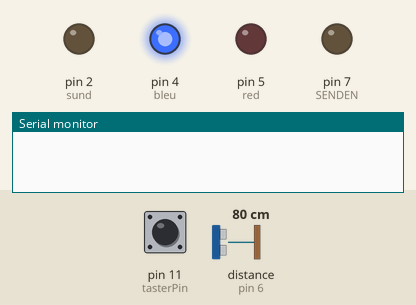
Recording of a sketch running on a simulated Arduino Uno, built with avr-gcc and run on an emulated ATmega328P. Shown: output pins drawn as LEDs (lit = HIGH), the last lines printed to the serial monitor. The inputs (shaded band) are chosen by the test bench; at power-on: distance to the obstacle (sensor on pin 6) 80 cm, pin 11 (tasterPin) LOW. The echo pulse lasts 58.3 µs per cm.

Above: at 0.1 s.
At 1.2 s:
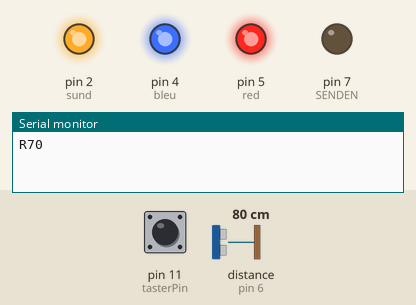
1.3 s: distance to the obstacle (sensor on pin 6) set to 65 cm
At 2.0 s:
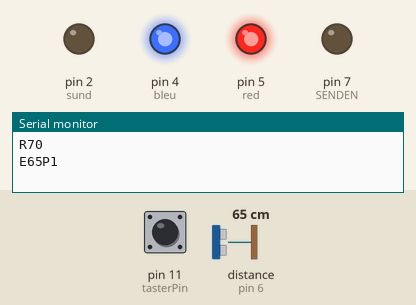
Timing chart, 0 to 4.3 s (numbered marks = the images above; inputs shaded):
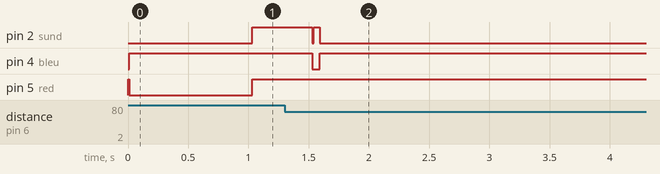

The sketch:

detection.ino
```cpp
int SENDEN=7;
int ECHO=6;
int sund=2;
int person=0;
int summe=0;
int bleu=4;
int tasterPin = 11;
int personenentfernung=0;
int wand=0;
int range=80;
int red=5;
int one=1;
void setup() {
  Serial.begin(9600);
  pinMode(sund, OUTPUT);
  pinMode(SENDEN, OUTPUT);
  pinMode(red, OUTPUT);
  pinMode(bleu, OUTPUT);
  pinMode(ECHO, INPUT);
  pinMode(tasterPin, INPUT);

}
void loop() {
  digitalWrite(red,HIGH);
  long Entfernung = 0;
  digitalWrite(SENDEN, LOW);
  delay(5);
  digitalWrite(SENDEN, HIGH);
  delayMicroseconds(10);
  digitalWrite(SENDEN, LOW);
  long Zeit = pulseIn(ECHO, HIGH);
  Entfernung = (Zeit / 2) * 0.03432;
  if (digitalRead(tasterPin)==HIGH or one==1){
    digitalWrite(red,LOW);
    digitalWrite(bleu,HIGH);
    long summe=0;
    for (int i = 0; i < 100; i++){
      long Entfernung = 0;
      digitalWrite(SENDEN, LOW);
      delay(5);
      digitalWrite(SENDEN, HIGH);
      delayMicroseconds(10);
      digitalWrite(SENDEN, LOW);
      long Zeit = pulseIn(ECHO, HIGH);
      Entfernung = (Zeit / 2) * 0.03432;
      summe+=Entfernung;
    }
    wand=summe/100;
    wand-=10;
    one=2;
    person=0;
    Serial.print("R");
    Serial.println(wand);
    digitalWrite(sund,HIGH);
    digitalWrite(red,HIGH);
    delay(500);
    digitalWrite(sund,LOW);
    digitalWrite(bleu,LOW);
  }
  if (Entfernung<wand){
    person+=1;
    personenentfernung=Entfernung;
    Serial.print("E");
    Serial.print(Entfernung);
    Serial.print("P");
    Serial.println(person);
    digitalWrite(sund,HIGH);
    delay(50);
    digitalWrite(sund,LOW);
  }
  while (Entfernung<wand) {
    digitalWrite(bleu, HIGH);
    delay(1);
    digitalWrite(SENDEN, LOW);
    delay(5);
    digitalWrite(SENDEN, HIGH);
    delayMicroseconds(10);
    digitalWrite(SENDEN, LOW);
    long Zeit = pulseIn(ECHO, HIGH);
    Entfernung = (Zeit / 2) * 0.03432;
    if (Entfernung>wand+10){
      Entfernung=1;
    }

  }
  digitalWrite(red, LOW);
  digitalWrite(bleu, LOW);


}
```

Measured:
- the behaviour switches between 70 and 69 cm on distance to the obstacle (sensor on pin 6) (found by bisection; images 1 and 2)
